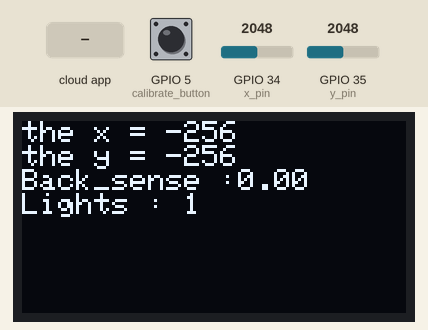
Simulated run of this sketch. Board: ESP32. On the bench: 128×64 one-colour display. The test bench sets the inputs (shaded band); at power-on: GPIO 5 (calibrate_button) LOW, GPIO 34 (x_pin) = 2048, GPIO 35 (y_pin) = 2048. WiFi joins after 1.5 s; servers stay silent unless stated.

Above: at 2.8 s.
2.9 s: the phone or cloud app sets distance to 25
At 3.6 s:
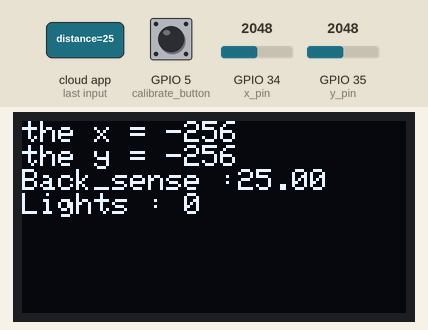
4.7 s: the phone or cloud app sets distance to 50
At 6.2 s:
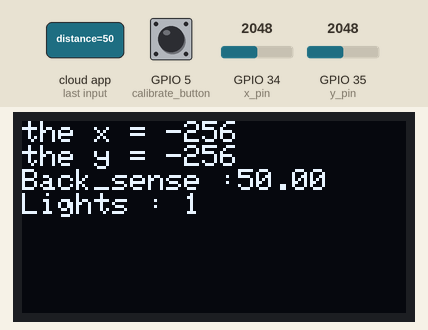
6.3 s: GPIO 5 (calibrate_button) pulled HIGH for 3.2 s
Timing chart, 0 to 9.3 s (numbered marks = the images above; inputs shaded):
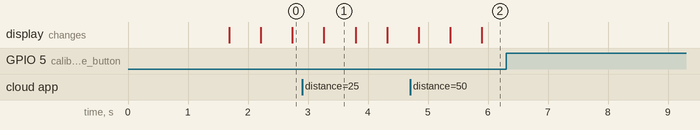

Measured:
- after the input at 2.9 s, the display: changes after 0.37 s (image 1)
- after the input at 4.7 s, the display: changes after 0.15 s (image 2)
- what the display in image 1 shows lasts 0.5 s, from 3.3 s to 3.8 s

The sketch:

controller.ino
```cpp
#include <Wire.h>
#include <Adafruit_GFX.h>
#include <Adafruit_SSD1306.h>
#include <WiFi.h>
#include "thingProperties.h"

const char* ssid = "ZTE_2.4G_EAA2";
const char* password = "13141516";


#define SCREEN_WIDTH 128
#define SCREEN_HEIGHT 64  // Change to 32 if you have a 128x32 display

#define OLED_RESET    -1
#define SCREEN_ADDRESS 0x3C  // OLED display address

#define x_pin 34
#define y_pin 35
#define calibrate_button 5


Adafruit_SSD1306 display(SCREEN_WIDTH, SCREEN_HEIGHT, &Wire, OLED_RESET);

int y_min ;
int y_max ;
int x_min ;
int x_max ;

int x , y ;

int y_cord  , x_cord  ;

int button_state ;

bool toggle_button ;

float back_d ;


void setup() {

  initialize_pins() ;

  Serial.begin(9600);

  wifi_connection() ;

  cloud_setup() ;

  // Initialize display
  if(!display.begin(SSD1306_SWITCHCAPVCC, SCREEN_ADDRESS)) {
    Serial.println(("SSD1306 allocation failed"));
    for(;;);
  }

  calibrate_sensors() ;


}


void loop() {


  ArduinoCloud.update();

  read_analog_sensors() ;

  mapping_sensors() ;

  button_state = !(digitalRead(calibrate_button));

  if (button_state) {
    toggle_button = ! toggle_button ;
  }

  middle_button = toggle_button ;

  display_variables() ;

  x_cloud = x_cord ;
  y_cloud = y_cord ;

}

void onDistanceChange(){
  back_d = distance ;
}

void onMiddleButtonChange()  {

}


void onXCloudChange()  {

}


void onYCloudChange()  {

}

void cloud_setup() {

  initProperties();

  ArduinoCloud.begin(ArduinoIoTPreferredConnection);

  setDebugMessageLevel(2);

  ArduinoCloud.printDebugInfo();

}


void display_variables() {
  display.clearDisplay();

  // Set text color to white
  display.setTextColor(SSD1306_WHITE);

  // Set text size
  display.setTextSize(1.5);

  // Set cursor position
  display.setCursor(0, 0);


  display.print("the x = ") ;
  display.println(x_cord) ;
  display.print("the y = ") ;
  display.println(y_cord) ;


  display.print("Back_sense :");
  display.println(back_d) ;

  display.print("Lights : ");
  display.println(toggle_button) ;

  // Display buffer contents
  display.display();
  delay(500) ;
}

void calibrate_display() {
  display.clearDisplay();

  // Set text color to white
  display.setTextColor(SSD1306_WHITE);

  // Set text size
  display.setTextSize(1);

  // Set cursor position
  display.setCursor(0, 0);

  // Display text
  display.println("Calibrating");

  // Display buffer contents
  display.print("x value = ") ;
  display.println(x) ;
  display.print("The min x = ") ;
  display.println(x_min) ;
  display.print("The max x = ") ;
  display.println(x_max) ;

  display.print("y value = ") ;
  display.println(y) ;
  display.print("The min y = ") ;
  display.println(y_min) ;
  display.print("The max y = ") ;
  display.println(y_max) ;


  display.display();

}

void calibrate_sensors(){

  	read_analog_sensors() ;

    y_min = y ;
    y_max = y ;

    x_min = x ;
    x_max = x ;

  for(;;) {

    calibrate_display();

    button_state = !(digitalRead(calibrate_button));

    delay(100);

    if (button_state !=  0 )
      break ;
    read_analog_sensors() ;

    display.println(x) ;

    if (x < x_min)
    	x_min = x ;
  	if (x > x_max)
    	x_max = x ;

  	if (y_min > y)
    	y_min = y ;
  	if (y_max < y)
    	y_max = y ;

}
}

void read_analog_sensors() {
  	x = analogRead(x_pin) ;
    y = analogRead(y_pin) ;
}

void initialize_pins() {
  pinMode(x_pin , INPUT) ;
  pinMode(y_pin , INPUT) ;
  pinMode(calibrate_button , INPUT);

}
void mapping_sensors(){

  y_cord = map(y , y_min , y_max , 0 , 500) - 255 ;

  if (y_cord > -50 && y_cord < 50 )
    y_cord = 0 ;

  if(y_cord > 235)
    y_cord = 255 ;


  x_cord = map(x , x_min , x_max , 0 , 500) - 255 ;

  if (x_cord > -50 && x_cord < 50 )
    x_cord = 0 ;

   if(x_cord > 235)
    x_cord = 255 ;

}


void wifi_connection() {

  WiFi.begin(ssid, password);

  while (WiFi.status() != WL_CONNECTED) {
  }
}
```

thingProperties.h
```cpp
// Code generated by Arduino IoT Cloud, DO NOT EDIT.

#include <ArduinoIoTCloud.h>
#include <Arduino_ConnectionHandler.h>

const char DEVICE_LOGIN_NAME[]  = "bd133167-1ee8-4d26-80c5-afa45d25cf6c";

const char SSID[]               = "ZTE_2.4G_EAA2";    // Network SSID (name)
const char PASS[]               = "13141516";    // Network password (use for WPA, or use as key for WEP)
const char DEVICE_KEY[]  = "dcNZ?Rd!JA9Mu9G8vMb8t60i0";    // Secret device password

void onDistanceChange();
void onXCloudChange();
void onYCloudChange();
void onMiddleButtonChange();

float distance;
float x_cloud;
float y_cloud;
bool middle_button;

void initProperties(){

  ArduinoCloud.setBoardId(DEVICE_LOGIN_NAME);
  ArduinoCloud.setSecretDeviceKey(DEVICE_KEY);
  ArduinoCloud.addProperty(distance, READWRITE, ON_CHANGE, onDistanceChange);
  ArduinoCloud.addProperty(x_cloud, READWRITE, ON_CHANGE, onXCloudChange);
  ArduinoCloud.addProperty(y_cloud, READWRITE, ON_CHANGE, onYCloudChange);
  ArduinoCloud.addProperty(middle_button, READWRITE, ON_CHANGE, onMiddleButtonChange);

}

WiFiConnectionHandler ArduinoIoTPreferredConnection(SSID, PASS);
```
